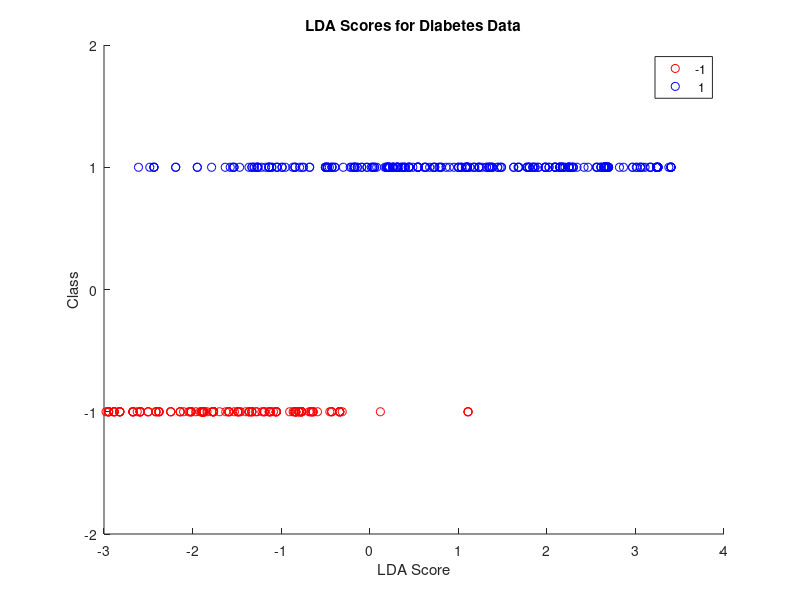
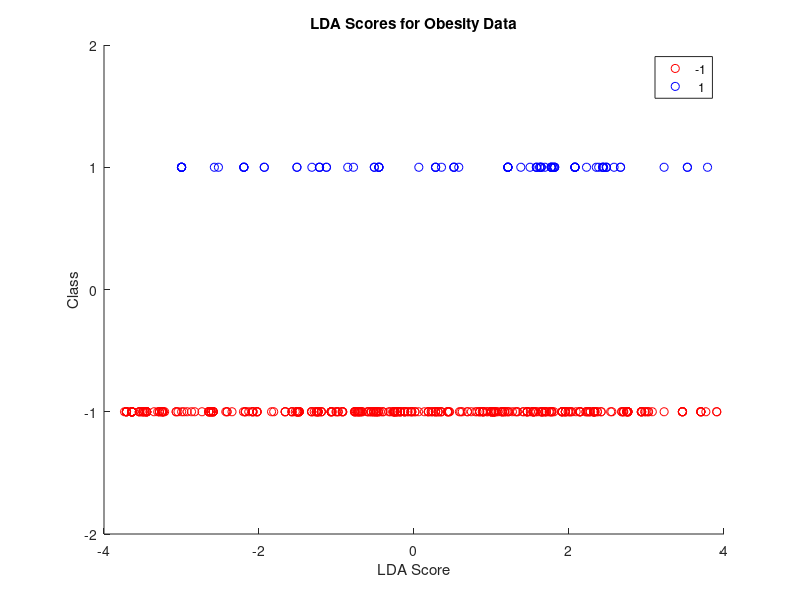
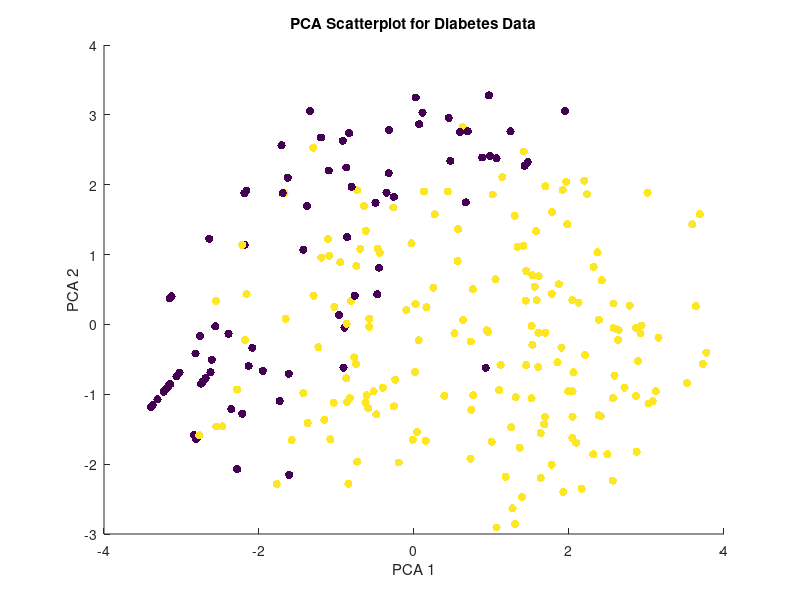
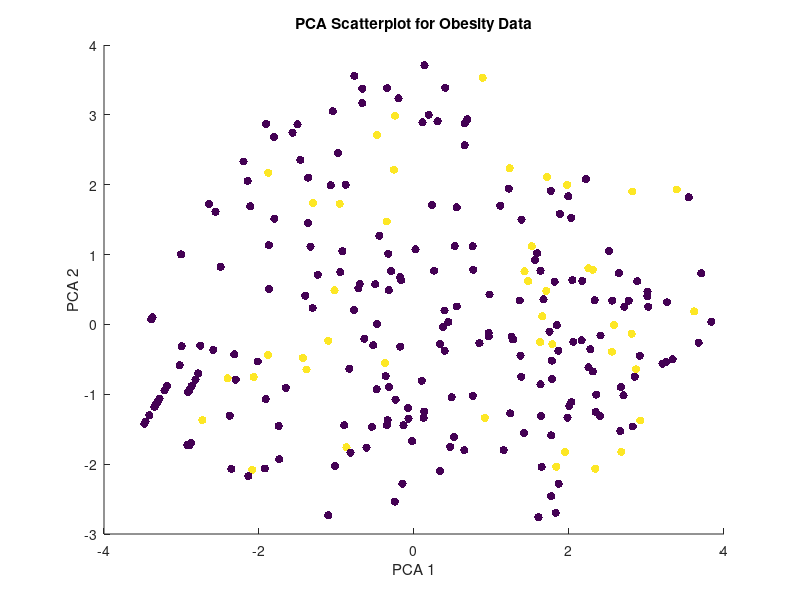

Write the MATLAB code that produced these figures, in order.
function a4_20292366
% Function for CISC271, Winter 2022, Assignment #4

    % Read the test data from a CSV file
    dmrisk = csvread('dmrisk.csv',1,0);

%     for idx = 1:17
%         jx = idx;
%         jy = idx + 1;
%         Xx = dmrisk(:, (1:size(dmrisk,2))~=jx);
%         Xy = dmrisk(:, (1:size(dmrisk,2))~=jy);
%         yx = dmrisk(:,jx);
%         yx = dmrisk(:,jy);
%         [~,rx] = pca(zscore(Xx), 'NumComponents', 2);
%         [~,ry] = pca(zscore(Xy), 'NumComponents', 2);
%         
%     end
    % Columns for the data and labels; DM is diabetes, OB is obesity
    jDM = 17;
    jOB = 16;

    % Extract the data matrices and labels
    XDM = dmrisk(:, (1:size(dmrisk,2))~=jDM);
    yDM = dmrisk(:,jDM);
    XOB = dmrisk(:, (1:size(dmrisk,2))~=jOB);
    yOB = dmrisk(:,jOB);

    % Reduce the dimensionality to 2D using PCA
    [~,rDM] = pca(zscore(XDM), 'NumComponents', 2);
    [~,rOB] = pca(zscore(XOB), 'NumComponents', 2);

    % Find the LDA vectors and scores for each data set
    [qDM, zDM, qOB, zOB] = a4q1(rDM, yDM, rOB, yOB);

    % Plots the relevant data for later interpretation in the discussions
    % section
    
    % Shows the LDA axis for the Diabetes data points
    figure;
    gscatter(zDM, yDM, yDM, 'rb');
    xlabel('LDA Score'); ylabel('Class');
    ylim([-2 2]);
    title('LDA Scores for Diabetes Data');
    
    % Shows the LDA axis for the Obesity data points
    figure;
    gscatter(zOB, yOB, yOB, 'rb');
    xlabel('LDA Score'); ylabel('Class');
    ylim([-2 2]);
    title('LDA Scores for Obesity Data');
    
    % Shows the PCA Scatterplot for Diabetes data points
    figure;
    scatter(rDM(:,1), rDM(:,2), [], yDM, 'filled');
    xlabel('PCA 1'); ylabel('PCA 2');
    title('PCA Scatterplot for Diabetes Data');
    
    % Shows the PCA Scatterplot for Obesity data points
    figure;
    scatter(rOB(:,1), rOB(:,2), [], yOB, 'filled');
    xlabel('PCA 1'); ylabel('PCA 2');
    title('PCA Scatterplot for Obesity Data');

    % Compute the ROC curve and its AUC using the roccurve function
    [fprDM, tprDM, aucDM, boptDM] = roccurve(yDM, zDM);
    [fprOB, tprOB, aucOB, boptOB] = roccurve(yOB, zOB);

    % Plot ROC curves using tpr and fpr calculated in roccurve function
    % using the confmat function
    figure;
    plot(fprDM, tprDM, 'b-', 'LineWidth', 2); hold on;
    plot(fprOB, tprOB, 'r-', 'LineWidth', 2);
    xlim([0 1]); ylim([0 1]);
    plot([0 1], [0 1], 'k--', 'LineWidth', 1.5); hold off;
    xlabel('False Positive Rate'); ylabel('True Positive Rate');
    title('ROC Curves for Diabetes and Obesity Data');
    legend(sprintf('Diabetes (AUC = %.3f)', aucDM), sprintf('Obesity (AUC = %.3f)', aucOB));
    
    % Compute the confusion matrices for diabetes and obesity at their
    % optimal threshold
    cmatDM = confmat(yDM, zDM, boptDM);
    cmatOB = confmat(yOB, zOB, boptOB);

    % Display the confusion matrices
    disp("Confusion matrix for diabetes:");
    disp(cmatDM);
    disp("Confusion matrix for obesity:");
    disp(cmatOB);
    disp("bopt value for diabetes:")
    disp(boptDM)
    disp("bopt value for obesity:")
    disp(boptOB)
end

function [q1, z1, q2, z2] = a4q1(Xmat1, yvec1, Xmat2, yvec2)
% [Q1 Z1 Q2 Z2]=A4Q1(X1,Y1,X2,Y2) computes an LDA axis and a
% score vector for X1 with Y1, and for X2 with Y2.
%
% INPUTS:
%         X1 - MxN data, M observations of N variables
%         Y1 - Mx1 labels, +/- computed as ==/~= 1
%         X2 - MxN data, M observations of N variables
%         Y2 - Mx1 labels, +/- computed as ==/~= 1
% OUTPUTS:
%         Q1 - Nx1 vector, LDA axis of data set #1
%         Z1 - Mx1 vector, scores of data set #1
%         Q2 - Nx1 vector, LDA axis of data set #2
%         Z2 - Mx1 vector, scores of data set #2

    q1 = [];
    z1 = [];
    q2 = [];
    z2 = [];
    
    % Compute the LDA axis for each data set
    % Creates a 'classifier' using LDA using labels from yvecs and data from
    % Xmats - Here, labels of 1 are in the positive class and -1 in the
    % negative class
    q1 = lda2class(Xmat1(yvec1==1,:), Xmat1(yvec1~=1, :));
    q2 = lda2class(Xmat2(yvec2==1,:), Xmat2(yvec2~=1, :));
   
    % Projects the LDA classifiers into a lower dimensional space for PCA
    % reduction effectiveness
    z1 = Xmat1 * q1;
    z2 = Xmat2 * q2;
end

function qvec = lda2class(X1, X2)
% QVEC=LDA2(X1,X2) finds Fisher's linear discriminant axis QVEC
% for data in X1 and X2.  The data are assumed to be sufficiently
% independent that the within-label scatter matrix is full rank.
%
% INPUTS:
%         X1   - M1xN data with M1 observations of N variables
%         X2   - M2xN data with M2 observations of N variables
% OUTPUTS:
%         qvec - Nx1 unit direction of maximum separation
    
    % Initializes qvec into a Nx1 vector of ones and calculates the means
    % of the data for accurate classification and LDA axis calculates
    qvec = ones(size(X1,2), 1);
    xbar1 = mean(X1);
    xbar2 = mean(X2);

    % Compute the within-class means and scatter matrices
    M1 = size(X1, 1);
    M2 = size(X2, 1);
    S1 = (X1 - ones(M1,1)*xbar1)'*(X1 - ones(M1,1)*xbar1);
    S2 = (X2 - ones(M2,1)*xbar2)'*(X2 - ones(M2,1)*xbar2);
    Sw = S1 + S2;

    % Compute the between-class scatter matrix

    Sb = (xbar1 - xbar2)'*(xbar1 - xbar2);

    % Fisher's linear discriminant is the largest eigenvector
    % of the Rayleigh quotient

    % Spectral decomposition is used to create a binary separation
    [V, D] = eig(inv(Sw)*Sb);
    qvec= V(:,1);

    % May need to correct the sign of qvec to point towards mean of X1
    if (xbar1 - xbar2)*qvec < 0
        qvec = -qvec;
    end
end

function [fpr tpr auc bopt] = roccurve(yvec_in,zvec_in)
% [FPR TPR AUC BOPT]=ROCCURVE(YVEC,ZVEC) computes the
% ROC curve and related values for labels YVEC and scores ZVEC.
% Unique scores are used as thresholds for binary classification.
%
% INPUTS:
%         YVEC - Mx1 labels, +/- computed as ==/~= 1
%         ZVEC - Mx1 scores, real numbers
% OUTPUTS:
%         FPR  - Kx1 vector of False Positive Rate values
%         TPR  - Kx1 vector of  True Positive Rate values
%         AUC  - scalar, Area Under Curve of ROC determined by TPR and FPR
%         BOPT - scalar, optimal threshold for accuracy

% Sort the scores and permute the labels accordingly
[zvec, zndx] = sort(zvec_in);
yvec = yvec_in(zndx);

% Sort and find a unique subset of the scores; problem size
bvec = unique(zvec);
bm = numel(bvec);

% Compute a confusion matrix for each unique threshold value;
% extract normalized entries into TPR and FPR vectors; track
% the accuracy and optimal B threshold
tpr = [];
fpr = [];
acc = -inf;
bopt = -inf;
for jx = 1:bm
    % Compute confusion matrix for each unique threshold value
    cmat = confmat(yvec, zvec, bvec(jx));
    tpr(jx) = cmat(1,1) / (cmat(1,1) + cmat(1,2));
    fpr(jx) = cmat(2,1) / (cmat(2,1) + cmat(2,2));

    % Finds the current accuracy and bopt
    curracc = (cmat(1,1) + cmat(2,2)) / (sum(cmat(1,:)) + sum(cmat(2,:)));
    if curracc > acc
        % Highest cmat accuracy = bopt
        acc = curracc;
        bopt = bvec(jx);
    end
end
% Compute AUC for this ROC
auc = aucofroc(fpr, tpr);
end

function cmat = confmat(yvec, zvec, theta)
% CMAT=CONFMAT(YVEC,ZVEC,THETA) finds the confusion matrix CMAT for labels
% YVEC from scores ZVEC and a threshold THETA. YVEC is assumed to be +1/-1
% and each entry of ZVEC is scored as -1 if <THETA and +1 otherwise. CMAT
% is returned as [TP FN ; FP TN]
%
% INPUTS:
%         YVEC  - Mx1 values, +/- computed as ==/~= 1
%         ZVEC  - Mx1 scores, real numbers
%         THETA - threshold real-valued scalar
% OUTPUTS:
%         CMAT  - 2x2 confusion matrix; rows are +/- labels,
%                 columns are +/- classifications

    % Find the plus/minus 1 vector of quantizations
    qvec = sign((zvec >= theta) - 0.5);
    TP = sum((yvec == 1) & (qvec == 1));
    FN = sum((yvec == 1) & (qvec == -1));
    FP = sum((yvec == -1) & (qvec == 1));
    TN = sum((yvec == -1) & (qvec == -1));
    % Compute the confusion matrix by entries
    cmat = [TP FN; FP TN];
end

function auc = aucofroc(fpr, tpr)
% AUC=AUCOFROC(TPR,FPR) finds the Area Under Curve of the
% ROC curve specified by the TPR, True Positive Rate, and
% the FPR, False Positive Rate.
%
% INPUTS:
%         TPR - Kx1 vector, rate for underlying score threshold 
%         FPR - Kx1 vector, rate for underlying score threshold 
% OUTPUTS:
%         AUC - integral, from Trapezoidal Rule on [0,0] to [1,1]

    [X undx] = sort(reshape(fpr, 1, numel(fpr)));
    Y = sort(reshape(tpr(undx), 1, numel(undx)));
    auc = abs(trapz([0 X 1] , [0 Y 1]));
end